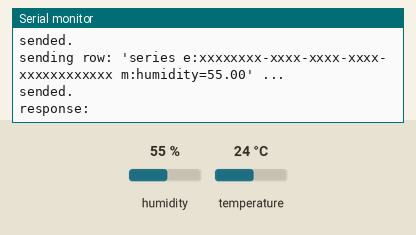
Recording of a sketch running on a simulated ESP32. On the bench: the last lines printed to the serial monitor. Inputs (shaded band) come from the test bench; at power-on: humidity 55 %, temperature 24 °C. WiFi joins after 1.5 s; servers stay silent unless stated.

Above: at 2.9 s.
3.0 s: humidity set to 22 %
At 4.4 s:
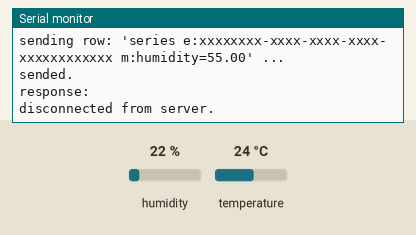
8.1 s: temperature set to 12 °C
At 8.9 s:
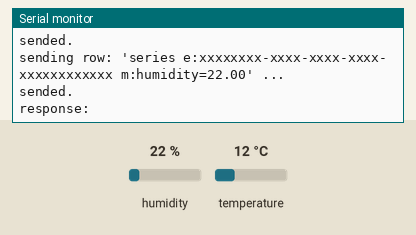
11.5 s: humidity set to 40 %
At 12.6 s:
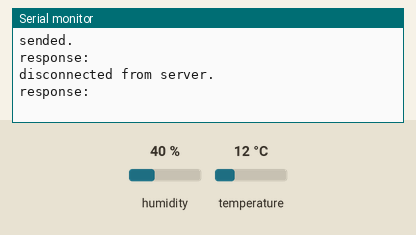
Timing chart, 0 to 14.5 s (numbered marks = the images above; inputs shaded):
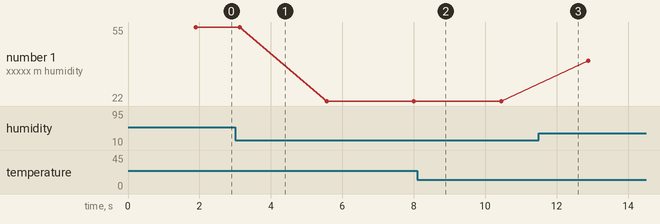

Measured:
- plotted number 1: 55 → 22 after the input at 3.0 s, 22 → 40 after the input at 11.5 s

The sketch:

atsd_tcp_example.ino
```cpp
#include <SPI.h>
#include <WiFi.h>


#include "DHT.h" //add DHT library
// Uncomment whatever type you're using!
#define DHTTYPE DHT11   // DHT 11
//#define DHTTYPE DHT22   // DHT 22  (AM2302)
//#define DHTTYPE DHT21   // DHT 21 (AM2301)

#define DHTPIN 2
DHT dht(DHTPIN, DHTTYPE);


//wifi settings
char ssid[] = "ssid";          //  your network SSID (name)
char pass[] = "ssidPass";      // your network password
int status = WL_IDLE_STATUS;    // the Wifi radio's status

//mqtt connection settings
String entityID = "xxxxxxxx-xxxx-xxxx-xxxx-xxxxxxxxxxxx";
String atsdServer = "server_name";
int atsdPort = 8081;


WiFiClient net;


void setup() {
  Serial.begin(9600);
  dht.begin(); //Uncomment to use sensors DHT sensors.

  while ( status != WL_CONNECTED) {
    Serial.println();
    Serial.print("Connecting by WPA to SSID: " + (String)ssid + " ...");
    status = WiFi.begin(ssid, pass);
  }
  Serial.println("connected.");
  while (!net.connected()) {
    Serial.print("Connecting to atsd server: ");
    Serial.print(atsdServer);
    Serial.print(":");
    Serial.println(atsdPort);
    net.connect(atsdServer.c_str(), atsdPort);
  }
}


void loop() {
  if(net.connected()) {
//    the data will be insert with measurement server timestamp
//    String data = "series e:" + entityID + " m:millis=" + (String)getData();
    String data = "series e:" + entityID + " m:millis=" + (String)getData();
    Serial.println("sending row: '" + data + "' ...");
    net.println(data);
    net.println();
    Serial.println("sended.");
    String temperature = "series e:" + entityID + " m:temperature=" + (String)getTemperature();
    Serial.println("sending row: '" + temperature + "' ...");
    net.println(temperature);
    net.println();
    Serial.println("sended.");
    String humidity = "series e:" + entityID + " m:humidity=" + (String)getHumidity();
    Serial.println("sending row: '" + humidity + "' ...");
    net.println(humidity);
    net.println();
    Serial.println("sended.");
  } else {
    Serial.println("disconnected from server.");
    net.stop();
    net.connect(atsdServer.c_str(), atsdPort);
  }

  if (!net.connected()) {
    Serial.println("disconnected from server.");
    net.stop();
  } else {
    Serial.println("response: " + getResponse());
  }
  delay(1000);
}


float getData() {
  return 200.0*sin((double)millis()/100000.0) + 300.0;
}

//UNCOMMENT TO USE DHT SENSORS:
float getTemperature() {
  return dht.readTemperature();
}
float getHumidity() {
  return dht.readHumidity();
}

String getResponse() {
  String response = "";
  while (net.available()) {
    response += (char)net.read();
  }
  return response;
}
```
